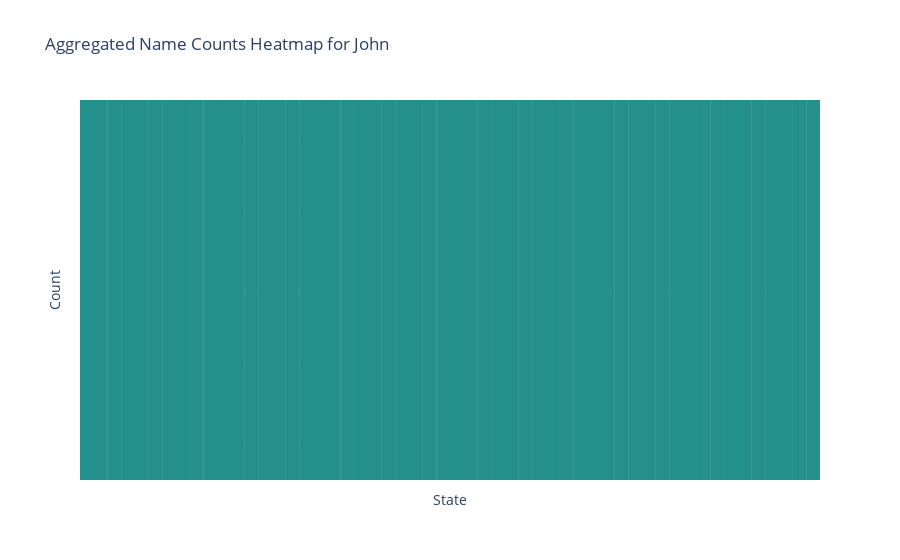

Write notebook code for a chart like this one.
### Code cell
import pandas as pd
import plotly.graph_objects as go
import plotly.express as px

# Load your dataset
df = pd.read_csv('./df_ca2_dataviz.csv')

# Choose a specific name
selected_name = 'John'

# Filter the dataset based on the selected name
filtered_df = df[df['Name'] == selected_name]

# Aggregate counts across all years for each state
aggregated_df = filtered_df.groupby('State')['Count'].sum().reset_index()

# Define a color scale based on the count values
color_scale = px.colors.sequential.Viridis  # You can choose a different color scale

# Normalize the counts for color assignment
normalized_counts = (aggregated_df['Count'] - aggregated_df['Count'].min()) / (
    aggregated_df['Count'].max() - aggregated_df['Count'].min()
)

# Create a heatmap with squares
fig = go.Figure()

for index, row in aggregated_df.iterrows():
    # Add a heatmap square for each state with the count
    fig.add_trace(
        go.Heatmap(
            x=[index],
            y=[0],
            z=[[row['Count']]],
            colorscale=color_scale,
            showscale=False,
            hoverinfo='text',
            text=[f"{row['State']}<br>Count: {row['Count']}"],
        )
    )

# Update the layout
fig.update_layout(
    title=f'Aggregated Name Counts Heatmap for {selected_name}',
    xaxis=dict(title='State', showticklabels=False),
    yaxis=dict(title='Count', showticklabels=False),
)

# Show the figure
fig.show()

### Figure 1 — Plotly figure (JSON) as saved in the notebook; plotly's stock layout.template omitted (floating-point values rounded to 4 significant figures)
{"data": [{"colorscale": [[0, "#440154"], [0.1111, "#482878"], [0.2222, "#3e4989"], [0.3333, "#31688e"], [0.4444, "#26828e"], [0.5556, "#1f9e89"], [0.6667, "#35b779"], [0.7778, "#6ece58"], [0.8889, "#b5de2b"], [1, "#fde725"]], "hoverinfo": "text", "showscale": false, "text": ["AK<br>Count: 1816"], "type": "heatmap", "x": [0], "y": [0], "z": [[1816]]}, {"colorscale": [[0, "#440154"], [0.1111, "#482878"], [0.2222, "#3e4989"], [0.3333, "#31688e"], [0.4444, "#26828e"], [0.5556, "#1f9e89"], [0.6667, "#35b779"], [0.7778, "#6ece58"], [0.8889, "#b5de2b"], [1, "#fde725"]], "hoverinfo": "text", "showscale": false, "text": ["AL<br>Count: 14845"], "type": "heatmap", "x": [1], "y": [0], "z": [[14845]]}, {"colorscale": [[0, "#440154"], [0.1111, "#482878"], [0.2222, "#3e4989"], [0.3333, "#31688e"], [0.4444, "#26828e"], [0.5556, "#1f9e89"], [0.6667, "#35b779"], [0.7778, "#6ece58"], [0.8889, "#b5de2b"], [1, "#fde725"]], "hoverinfo": "text", "showscale": false, "text": ["AR<br>Count: 6685"], "type": "heatmap", "x": [2], "y": [0], "z": [[6685]]}, {"colorscale": [[0, "#440154"], [0.1111, "#482878"], [0.2222, "#3e4989"], [0.3333, "#31688e"], [0.4444, "#26828e"], [0.5556, "#1f9e89"], [0.6667, "#35b779"], [0.7778, "#6ece58"], [0.8889, "#b5de2b"], [1, "#fde725"]], "hoverinfo": "text", "showscale": false, "text": ["AZ<br>Count: 8860"], "type": "heatmap", "x": [3], "y": [0], "z": [[8860]]}, {"colorscale": [[0, "#440154"], [0.1111, "#482878"], [0.2222, "#3e4989"], [0.3333, "#31688e"], [0.4444, "#26828e"], [0.5556, "#1f9e89"], [0.6667, "#35b779"], [0.7778, "#6ece58"], [0.8889, "#b5de2b"], [1, "#fde725"]], "hoverinfo": "text", "showscale": false, "text": ["CA<br>Count: 60342"], "type": "heatmap", "x": [4], "y": [0], "z": [[60342]]}, {"colorscale": [[0, "#440154"], [0.1111, "#482878"], [0.2222, "#3e4989"], [0.3333, "#31688e"], [0.4444, "#26828e"], [0.5556, "#1f9e89"], [0.6667, "#35b779"], [0.7778, "#6ece58"], [0.8889, "#b5de2b"], [1, "#fde725"]], "hoverinfo": "text", "showscale": false, "text": ["CO<br>Count: 8762"], "type": "heatmap", "x": [5], "y": [0], "z": [[8762]]}, {"colorscale": [[0, "#440154"], [0.1111, "#482878"], [0.2222, "#3e4989"], [0.3333, "#31688e"], [0.4444, "#26828e"], [0.5556, "#1f9e89"], [0.6667, "#35b779"], [0.7778, "#6ece58"], [0.8889, "#b5de2b"], [1, "#fde725"]], "hoverinfo": "text", "showscale": false, "text": ["CT<br>Count: 10507"], "type": "heatmap", "x": [6], "y": [0], "z": [[10507]]}, {"colorscale": [[0, "#440154"], [0.1111, "#482878"], [0.2222, "#3e4989"], [0.3333, "#31688e"], [0.4444, "#26828e"], [0.5556, "#1f9e89"], [0.6667, "#35b779"], [0.7778, "#6ece58"], [0.8889, "#b5de2b"], [1, "#fde725"]], "hoverinfo": "text", "showscale": false, "text": ["DC<br>Count: 3535"], "type": "heatmap", "x": [7], "y": [0], "z": [[3535]]}, {"colorscale": [[0, "#440154"], [0.1111, "#482878"], [0.2222, "#3e4989"], [0.3333, "#31688e"], [0.4444, "#26828e"], [0.5556, "#1f9e89"], [0.6667, "#35b779"], [0.7778, "#6ece58"], [0.8889, "#b5de2b"], [1, "#fde725"]], "hoverinfo": "text", "showscale": false, "text": ["DE<br>Count: 2619"], "type": "heatmap", "x": [8], "y": [0], "z": [[2619]]}, {"colorscale": [[0, "#440154"], [0.1111, "#482878"], [0.2222, "#3e4989"], [0.3333, "#31688e"], [0.4444, "#26828e"], [0.5556, "#1f9e89"], [0.6667, "#35b779"], [0.7778, "#6ece58"], [0.8889, "#b5de2b"], [1, "#fde725"]], "hoverinfo": "text", "showscale": false, "text": ["FL<br>Count: 32777"], "type": "heatmap", "x": [9], "y": [0], "z": [[32777]]}, {"colorscale": [[0, "#440154"], [0.1111, "#482878"], [0.2222, "#3e4989"], [0.3333, "#31688e"], [0.4444, "#26828e"], [0.5556, "#1f9e89"], [0.6667, "#35b779"], [0.7778, "#6ece58"], [0.8889, "#b5de2b"], [1, "#fde725"]], "hoverinfo": "text", "showscale": false, "text": ["GA<br>Count: 23911"], "type": "heatmap", "x": [10], "y": [0], "z": [[23911]]}, {"colorscale": [[0, "#440154"], [0.1111, "#482878"], [0.2222, "#3e4989"], [0.3333, "#31688e"], [0.4444, "#26828e"], [0.5556, "#1f9e89"], [0.6667, "#35b779"], [0.7778, "#6ece58"], [0.8889, "#b5de2b"], [1, "#fde725"]], "hoverinfo": "text", "showscale": false, "text": ["HI<br>Count: 1960"], "type": "heatmap", "x": [11], "y": [0], "z": [[1960]]}, {"colorscale": [[0, "#440154"], [0.1111, "#482878"], [0.2222, "#3e4989"], [0.3333, "#31688e"], [0.4444, "#26828e"], [0.5556, "#1f9e89"], [0.6667, "#35b779"], [0.7778, "#6ece58"], [0.8889, "#b5de2b"], [1, "#fde725"]], "hoverinfo": "text", "showscale": false, "text": ["IA<br>Count: 4514"], "type": "heatmap", "x": [12], "y": [0], "z": [[4514]]}, {"colorscale": [[0, "#440154"], [0.1111, "#482878"], [0.2222, "#3e4989"], [0.3333, "#31688e"], [0.4444, "#26828e"], [0.5556, "#1f9e89"], [0.6667, "#35b779"], [0.7778, "#6ece58"], [0.8889, "#b5de2b"], [1, "#fde725"]], "hoverinfo": "text", "showscale": false, "text": ["ID<br>Count: 2064"], "type": "heatmap", "x": [13], "y": [0], "z": [[2064]]}, {"colorscale": [[0, "#440154"], [0.1111, "#482878"], [0.2222, "#3e4989"], [0.3333, "#31688e"], [0.4444, "#26828e"], [0.5556, "#1f9e89"], [0.6667, "#35b779"], [0.7778, "#6ece58"], [0.8889, "#b5de2b"], [1, "#fde725"]], "hoverinfo": "text", "showscale": false, "text": ["IL<br>Count: 29786"], "type": "heatmap", "x": [14], "y": [0], "z": [[29786]]}, {"colorscale": [[0, "#440154"], [0.1111, "#482878"], [0.2222, "#3e4989"], [0.3333, "#31688e"], [0.4444, "#26828e"], [0.5556, "#1f9e89"], [0.6667, "#35b779"], [0.7778, "#6ece58"], [0.8889, "#b5de2b"], [1, "#fde725"]], "hoverinfo": "text", "showscale": false, "text": ["IN<br>Count: 12434"], "type": "heatmap", "x": [15], "y": [0], "z": [[12434]]}, {"colorscale": [[0, "#440154"], [0.1111, "#482878"], [0.2222, "#3e4989"], [0.3333, "#31688e"], [0.4444, "#26828e"], [0.5556, "#1f9e89"], [0.6667, "#35b779"], [0.7778, "#6ece58"], [0.8889, "#b5de2b"], [1, "#fde725"]], "hoverinfo": "text", "showscale": false, "text": ["IRE<br>Count: 20029"], "type": "heatmap", "x": [16], "y": [0], "z": [[20029]]}, {"colorscale": [[0, "#440154"], [0.1111, "#482878"], [0.2222, "#3e4989"], [0.3333, "#31688e"], [0.4444, "#26828e"], [0.5556, "#1f9e89"], [0.6667, "#35b779"], [0.7778, "#6ece58"], [0.8889, "#b5de2b"], [1, "#fde725"]], "hoverinfo": "text", "showscale": false, "text": ["KS<br>Count: 5563"], "type": "heatmap", "x": [17], "y": [0], "z": [[5563]]}, {"colorscale": [[0, "#440154"], [0.1111, "#482878"], [0.2222, "#3e4989"], [0.3333, "#31688e"], [0.4444, "#26828e"], [0.5556, "#1f9e89"], [0.6667, "#35b779"], [0.7778, "#6ece58"], [0.8889, "#b5de2b"], [1, "#fde725"]], "hoverinfo": "text", "showscale": false, "text": ["KY<br>Count: 11091"], "type": "heatmap", "x": [18], "y": [0], "z": [[11091]]}, {"colorscale": [[0, "#440154"], [0.1111, "#482878"], [0.2222, "#3e4989"], [0.3333, "#31688e"], [0.4444, "#26828e"], [0.5556, "#1f9e89"], [0.6667, "#35b779"], [0.7778, "#6ece58"], [0.8889, "#b5de2b"], [1, "#fde725"]], "hoverinfo": "text", "showscale": false, "text": ["LA<br>Count: 11978"], "type": "heatmap", "x": [19], "y": [0], "z": [[11978]]}, {"colorscale": [[0, "#440154"], [0.1111, "#482878"], [0.2222, "#3e4989"], [0.3333, "#31688e"], [0.4444, "#26828e"], [0.5556, "#1f9e89"], [0.6667, "#35b779"], [0.7778, "#6ece58"], [0.8889, "#b5de2b"], [1, "#fde725"]], "hoverinfo": "text", "showscale": false, "text": ["MA<br>Count: 22562"], "type": "heatmap", "x": [20], "y": [0], "z": [[22562]]}, {"colorscale": [[0, "#440154"], [0.1111, "#482878"], [0.2222, "#3e4989"], [0.3333, "#31688e"], [0.4444, "#26828e"], [0.5556, "#1f9e89"], [0.6667, "#35b779"], [0.7778, "#6ece58"], [0.8889, "#b5de2b"], [1, "#fde725"]], "hoverinfo": "text", "showscale": false, "text": ["MD<br>Count: 14296"], "type": "heatmap", "x": [21], "y": [0], "z": [[14296]]}, {"colorscale": [[0, "#440154"], [0.1111, "#482878"], [0.2222, "#3e4989"], [0.3333, "#31688e"], [0.4444, "#26828e"], [0.5556, "#1f9e89"], [0.6667, "#35b779"], [0.7778, "#6ece58"], [0.8889, "#b5de2b"], [1, "#fde725"]], "hoverinfo": "text", "showscale": false, "text": ["ME<br>Count: 2156"], "type": "heatmap", "x": [22], "y": [0], "z": [[2156]]}, {"colorscale": [[0, "#440154"], [0.1111, "#482878"], [0.2222, "#3e4989"], [0.3333, "#31688e"], [0.4444, "#26828e"], [0.5556, "#1f9e89"], [0.6667, "#35b779"], [0.7778, "#6ece58"], [0.8889, "#b5de2b"], [1, "#fde725"]], "hoverinfo": "text", "showscale": false, "text": ["MI<br>Count: 18431"], "type": "heatmap", "x": [23], "y": [0], "z": [[18431]]}, {"colorscale": [[0, "#440154"], [0.1111, "#482878"], [0.2222, "#3e4989"], [0.3333, "#31688e"], [0.4444, "#26828e"], [0.5556, "#1f9e89"], [0.6667, "#35b779"], [0.7778, "#6ece58"], [0.8889, "#b5de2b"], [1, "#fde725"]], "hoverinfo": "text", "showscale": false, "text": ["MN<br>Count: 10120"], "type": "heatmap", "x": [24], "y": [0], "z": [[10120]]}, {"colorscale": [[0, "#440154"], [0.1111, "#482878"], [0.2222, "#3e4989"], [0.3333, "#31688e"], [0.4444, "#26828e"], [0.5556, "#1f9e89"], [0.6667, "#35b779"], [0.7778, "#6ece58"], [0.8889, "#b5de2b"], [1, "#fde725"]], "hoverinfo": "text", "showscale": false, "text": ["MO<br>Count: 13592"], "type": "heatmap", "x": [25], "y": [0], "z": [[13592]]}, {"colorscale": [[0, "#440154"], [0.1111, "#482878"], [0.2222, "#3e4989"], [0.3333, "#31688e"], [0.4444, "#26828e"], [0.5556, "#1f9e89"], [0.6667, "#35b779"], [0.7778, "#6ece58"], [0.8889, "#b5de2b"], [1, "#fde725"]], "hoverinfo": "text", "showscale": false, "text": ["MS<br>Count: 9216"], "type": "heatmap", "x": [26], "y": [0], "z": [[9216]]}, {"colorscale": [[0, "#440154"], [0.1111, "#482878"], [0.2222, "#3e4989"], [0.3333, "#31688e"], [0.4444, "#26828e"], [0.5556, "#1f9e89"], [0.6667, "#35b779"], [0.7778, "#6ece58"], [0.8889, "#b5de2b"], [1, "#fde725"]], "hoverinfo": "text", "showscale": false, "text": ["MT<br>Count: 1609"], "type": "heatmap", "x": [27], "y": [0], "z": [[1609]]}, {"colorscale": [[0, "#440154"], [0.1111, "#482878"], [0.2222, "#3e4989"], [0.3333, "#31688e"], [0.4444, "#26828e"], [0.5556, "#1f9e89"], [0.6667, "#35b779"], [0.7778, "#6ece58"], [0.8889, "#b5de2b"], [1, "#fde725"]], "hoverinfo": "text", "showscale": false, "text": ["NC<br>Count: 20793"], "type": "heatmap", "x": [28], "y": [0], "z": [[20793]]}, {"colorscale": [[0, "#440154"], [0.1111, "#482878"], [0.2222, "#3e4989"], [0.3333, "#31688e"], [0.4444, "#26828e"], [0.5556, "#1f9e89"], [0.6667, "#35b779"], [0.7778, "#6ece58"], [0.8889, "#b5de2b"], [1, "#fde725"]], "hoverinfo": "text", "showscale": false, "text": ["ND<br>Count: 1197"], "type": "heatmap", "x": [29], "y": [0], "z": [[1197]]}, {"colorscale": [[0, "#440154"], [0.1111, "#482878"], [0.2222, "#3e4989"], [0.3333, "#31688e"], [0.4444, "#26828e"], [0.5556, "#1f9e89"], [0.6667, "#35b779"], [0.7778, "#6ece58"], [0.8889, "#b5de2b"], [1, "#fde725"]], "hoverinfo": "text", "showscale": false, "text": ["NE<br>Count: 3444"], "type": "heatmap", "x": [30], "y": [0], "z": [[3444]]}, {"colorscale": [[0, "#440154"], [0.1111, "#482878"], [0.2222, "#3e4989"], [0.3333, "#31688e"], [0.4444, "#26828e"], [0.5556, "#1f9e89"], [0.6667, "#35b779"], [0.7778, "#6ece58"], [0.8889, "#b5de2b"], [1, "#fde725"]], "hoverinfo": "text", "showscale": false, "text": ["NH<br>Count: 2703"], "type": "heatmap", "x": [31], "y": [0], "z": [[2703]]}, {"colorscale": [[0, "#440154"], [0.1111, "#482878"], [0.2222, "#3e4989"], [0.3333, "#31688e"], [0.4444, "#26828e"], [0.5556, "#1f9e89"], [0.6667, "#35b779"], [0.7778, "#6ece58"], [0.8889, "#b5de2b"], [1, "#fde725"]], "hoverinfo": "text", "showscale": false, "text": ["NJ<br>Count: 25871"], "type": "heatmap", "x": [32], "y": [0], "z": [[25871]]}, {"colorscale": [[0, "#440154"], [0.1111, "#482878"], [0.2222, "#3e4989"], [0.3333, "#31688e"], [0.4444, "#26828e"], [0.5556, "#1f9e89"], [0.6667, "#35b779"], [0.7778, "#6ece58"], [0.8889, "#b5de2b"], [1, "#fde725"]], "hoverinfo": "text", "showscale": false, "text": ["NM<br>Count: 3022"], "type": "heatmap", "x": [33], "y": [0], "z": [[3022]]}, {"colorscale": [[0, "#440154"], [0.1111, "#482878"], [0.2222, "#3e4989"], [0.3333, "#31688e"], [0.4444, "#26828e"], [0.5556, "#1f9e89"], [0.6667, "#35b779"], [0.7778, "#6ece58"], [0.8889, "#b5de2b"], [1, "#fde725"]], "hoverinfo": "text", "showscale": false, "text": ["NV<br>Count: 3202"], "type": "heatmap", "x": [34], "y": [0], "z": [[3202]]}, {"colorscale": [[0, "#440154"], [0.1111, "#482878"], [0.2222, "#3e4989"], [0.3333, "#31688e"], [0.4444, "#26828e"], [0.5556, "#1f9e89"], [0.6667, "#35b779"], [0.7778, "#6ece58"], [0.8889, "#b5de2b"], [1, "#fde725"]], "hoverinfo": "text", "showscale": false, "text": ["NY<br>Count: 51805"], "type": "heatmap", "x": [35], "y": [0], "z": [[51805]]}, {"colorscale": [[0, "#440154"], [0.1111, "#482878"], [0.2222, "#3e4989"], [0.3333, "#31688e"], [0.4444, "#26828e"], [0.5556, "#1f9e89"], [0.6667, "#35b779"], [0.7778, "#6ece58"], [0.8889, "#b5de2b"], [1, "#fde725"]], "hoverinfo": "text", "showscale": false, "text": ["OH<br>Count: 26343"], "type": "heatmap", "x": [36], "y": [0], "z": [[26343]]}, {"colorscale": [[0, "#440154"], [0.1111, "#482878"], [0.2222, "#3e4989"], [0.3333, "#31688e"], [0.4444, "#26828e"], [0.5556, "#1f9e89"], [0.6667, "#35b779"], [0.7778, "#6ece58"], [0.8889, "#b5de2b"], [1, "#fde725"]], "hoverinfo": "text", "showscale": false, "text": ["OK<br>Count: 7159"], "type": "heatmap", "x": [37], "y": [0], "z": [[7159]]}, {"colorscale": [[0, "#440154"], [0.1111, "#482878"], [0.2222, "#3e4989"], [0.3333, "#31688e"], [0.4444, "#26828e"], [0.5556, "#1f9e89"], [0.6667, "#35b779"], [0.7778, "#6ece58"], [0.8889, "#b5de2b"], [1, "#fde725"]], "hoverinfo": "text", "showscale": false, "text": ["OR<br>Count: 5070"], "type": "heatmap", "x": [38], "y": [0], "z": [[5070]]}, {"colorscale": [[0, "#440154"], [0.1111, "#482878"], [0.2222, "#3e4989"], [0.3333, "#31688e"], [0.4444, "#26828e"], [0.5556, "#1f9e89"], [0.6667, "#35b779"], [0.7778, "#6ece58"], [0.8889, "#b5de2b"], [1, "#fde725"]], "hoverinfo": "text", "showscale": false, "text": ["PA<br>Count: 34902"], "type": "heatmap", "x": [39], "y": [0], "z": [[34902]]}, {"colorscale": [[0, "#440154"], [0.1111, "#482878"], [0.2222, "#3e4989"], [0.3333, "#31688e"], [0.4444, "#26828e"], [0.5556, "#1f9e89"], [0.6667, "#35b779"], [0.7778, "#6ece58"], [0.8889, "#b5de2b"], [1, "#fde725"]], "hoverinfo": "text", "showscale": false, "text": ["PR<br>Count: 2653"], "type": "heatmap", "x": [40], "y": [0], "z": [[2653]]}, {"colorscale": [[0, "#440154"], [0.1111, "#482878"], [0.2222, "#3e4989"], [0.3333, "#31688e"], [0.4444, "#26828e"], [0.5556, "#1f9e89"], [0.6667, "#35b779"], [0.7778, "#6ece58"], [0.8889, "#b5de2b"], [1, "#fde725"]], "hoverinfo": "text", "showscale": false, "text": ["RI<br>Count: 3097"], "type": "heatmap", "x": [41], "y": [0], "z": [[3097]]}, {"colorscale": [[0, "#440154"], [0.1111, "#482878"], [0.2222, "#3e4989"], [0.3333, "#31688e"], [0.4444, "#26828e"], [0.5556, "#1f9e89"], [0.6667, "#35b779"], [0.7778, "#6ece58"], [0.8889, "#b5de2b"], [1, "#fde725"]], "hoverinfo": "text", "showscale": false, "text": ["SC<br>Count: 11398"], "type": "heatmap", "x": [42], "y": [0], "z": [[11398]]}, {"colorscale": [[0, "#440154"], [0.1111, "#482878"], [0.2222, "#3e4989"], [0.3333, "#31688e"], [0.4444, "#26828e"], [0.5556, "#1f9e89"], [0.6667, "#35b779"], [0.7778, "#6ece58"], [0.8889, "#b5de2b"], [1, "#fde725"]], "hoverinfo": "text", "showscale": false, "text": ["SD<br>Count: 1306"], "type": "heatmap", "x": [43], "y": [0], "z": [[1306]]}, {"colorscale": [[0, "#440154"], [0.1111, "#482878"], [0.2222, "#3e4989"], [0.3333, "#31688e"], [0.4444, "#26828e"], [0.5556, "#1f9e89"], [0.6667, "#35b779"], [0.7778, "#6ece58"], [0.8889, "#b5de2b"], [1, "#fde725"]], "hoverinfo": "text", "showscale": false, "text": ["TN<br>Count: 16977"], "type": "heatmap", "x": [44], "y": [0], "z": [[16977]]}, {"colorscale": [[0, "#440154"], [0.1111, "#482878"], [0.2222, "#3e4989"], [0.3333, "#31688e"], [0.4444, "#26828e"], [0.5556, "#1f9e89"], [0.6667, "#35b779"], [0.7778, "#6ece58"], [0.8889, "#b5de2b"], [1, "#fde725"]], "hoverinfo": "text", "showscale": false, "text": ["TR<br>Count: 377"], "type": "heatmap", "x": [45], "y": [0], "z": [[377]]}, {"colorscale": [[0, "#440154"], [0.1111, "#482878"], [0.2222, "#3e4989"], [0.3333, "#31688e"], [0.4444, "#26828e"], [0.5556, "#1f9e89"], [0.6667, "#35b779"], [0.7778, "#6ece58"], [0.8889, "#b5de2b"], [1, "#fde725"]], "hoverinfo": "text", "showscale": false, "text": ["TX<br>Count: 58104"], "type": "heatmap", "x": [46], "y": [0], "z": [[58104]]}, {"colorscale": [[0, "#440154"], [0.1111, "#482878"], [0.2222, "#3e4989"], [0.3333, "#31688e"], [0.4444, "#26828e"], [0.5556, "#1f9e89"], [0.6667, "#35b779"], [0.7778, "#6ece58"], [0.8889, "#b5de2b"], [1, "#fde725"]], "hoverinfo": "text", "showscale": false, "text": ["UT<br>Count: 4452"], "type": "heatmap", "x": [47], "y": [0], "z": [[4452]]}, {"colorscale": [[0, "#440154"], [0.1111, "#482878"], [0.2222, "#3e4989"], [0.3333, "#31688e"], [0.4444, "#26828e"], [0.5556, "#1f9e89"], [0.6667, "#35b779"], [0.7778, "#6ece58"], [0.8889, "#b5de2b"], [1, "#fde725"]], "hoverinfo": "text", "showscale": false, "text": ["VA<br>Count: 20490"], "type": "heatmap", "x": [48], "y": [0], "z": [[20490]]}, {"colorscale": [[0, "#440154"], [0.1111, "#482878"], [0.2222, "#3e4989"], [0.3333, "#31688e"], [0.4444, "#26828e"], [0.5556, "#1f9e89"], [0.6667, "#35b779"], [0.7778, "#6ece58"], [0.8889, "#b5de2b"], [1, "#fde725"]], "hoverinfo": "text", "showscale": false, "text": ["VT<br>Count: 1109"], "type": "heatmap", "x": [49], "y": [0], "z": [[1109]]}, {"colorscale": [[0, "#440154"], [0.1111, "#482878"], [0.2222, "#3e4989"], [0.3333, "#31688e"], [0.4444, "#26828e"], [0.5556, "#1f9e89"], [0.6667, "#35b779"], [0.7778, "#6ece58"], [0.8889, "#b5de2b"], [1, "#fde725"]], "hoverinfo": "text", "showscale": false, "text": ["WA<br>Count: 9439"], "type": "heatmap", "x": [50], "y": [0], "z": [[9439]]}, {"colorscale": [[0, "#440154"], [0.1111, "#482878"], [0.2222, "#3e4989"], [0.3333, "#31688e"], [0.4444, "#26828e"], [0.5556, "#1f9e89"], [0.6667, "#35b779"], [0.7778, "#6ece58"], [0.8889, "#b5de2b"], [1, "#fde725"]], "hoverinfo": "text", "showscale": false, "text": ["WI<br>Count: 8797"], "type": "heatmap", "x": [51], "y": [0], "z": [[8797]]}, {"colorscale": [[0, "#440154"], [0.1111, "#482878"], [0.2222, "#3e4989"], [0.3333, "#31688e"], [0.4444, "#26828e"], [0.5556, "#1f9e89"], [0.6667, "#35b779"], [0.7778, "#6ece58"], [0.8889, "#b5de2b"], [1, "#fde725"]], "hoverinfo": "text", "showscale": false, "text": ["WV<br>Count: 4031"], "type": "heatmap", "x": [52], "y": [0], "z": [[4031]]}, {"colorscale": [[0, "#440154"], [0.1111, "#482878"], [0.2222, "#3e4989"], [0.3333, "#31688e"], [0.4444, "#26828e"], [0.5556, "#1f9e89"], [0.6667, "#35b779"], [0.7778, "#6ece58"], [0.8889, "#b5de2b"], [1, "#fde725"]], "hoverinfo": "text", "showscale": false, "text": ["WY<br>Count: 863"], "type": "heatmap", "x": [53], "y": [0], "z": [[863]]}], "layout": {"title": {"text": "Aggregated Name Counts Heatmap for John"}, "xaxis": {"showticklabels": false, "title": {"text": "State"}}, "yaxis": {"showticklabels": false, "title": {"text": "Count"}}}}
